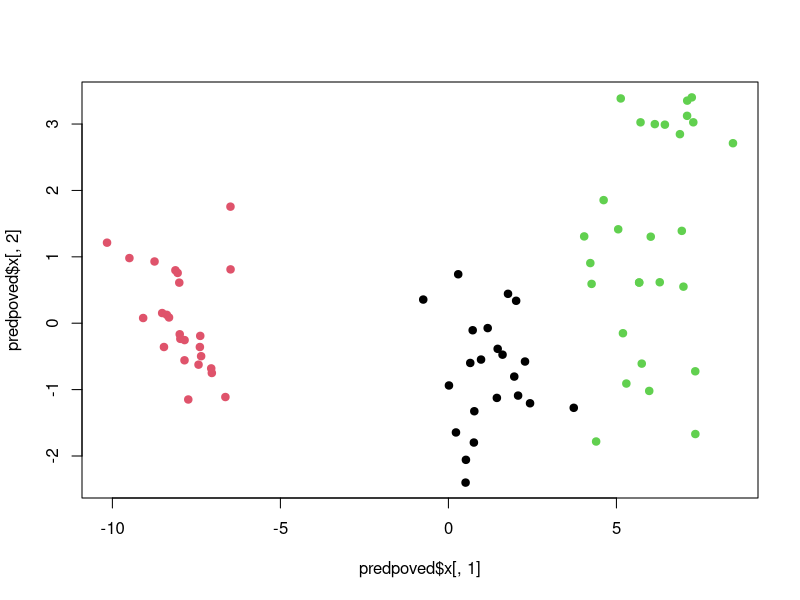
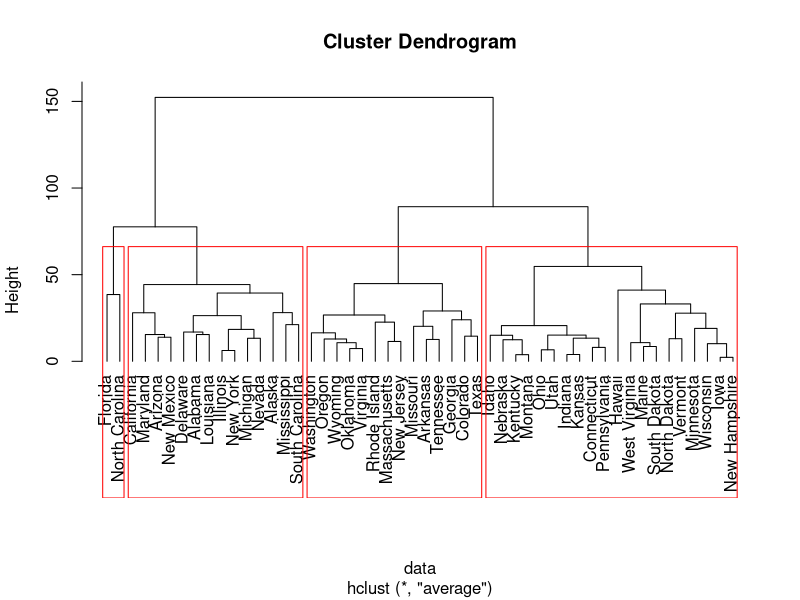
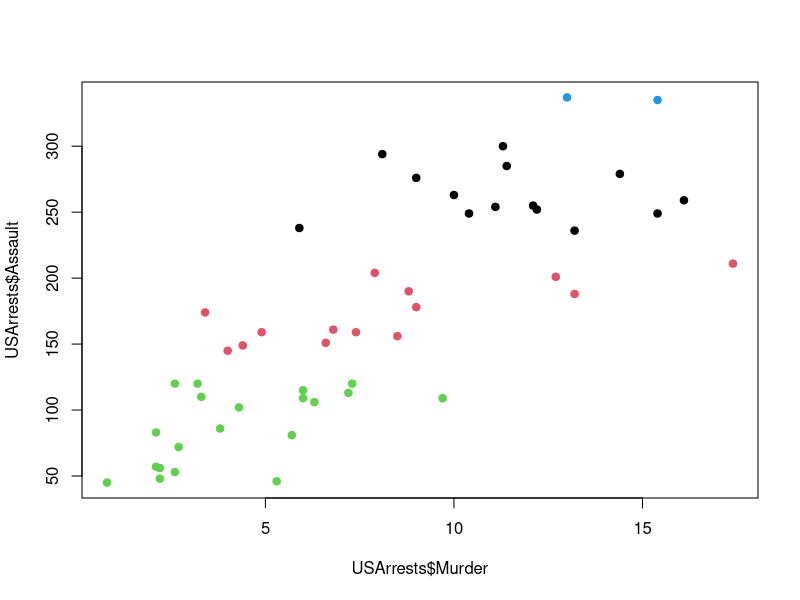
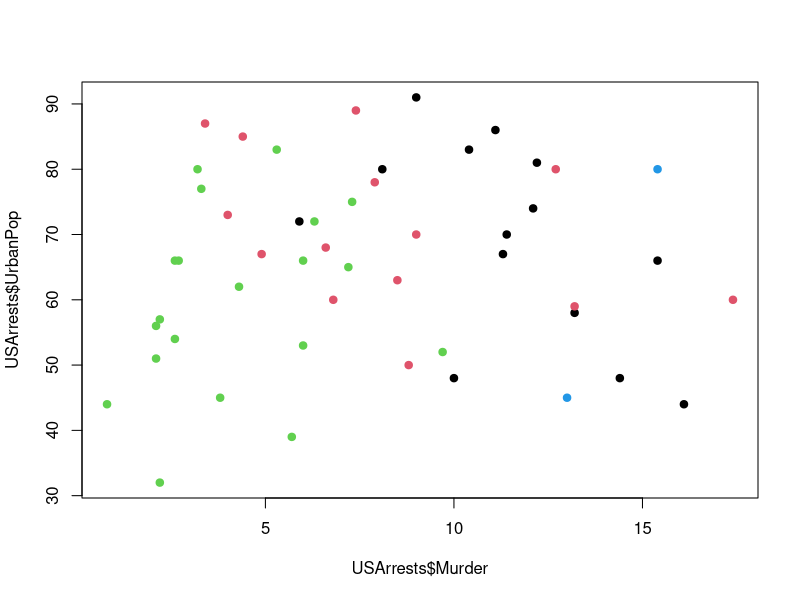
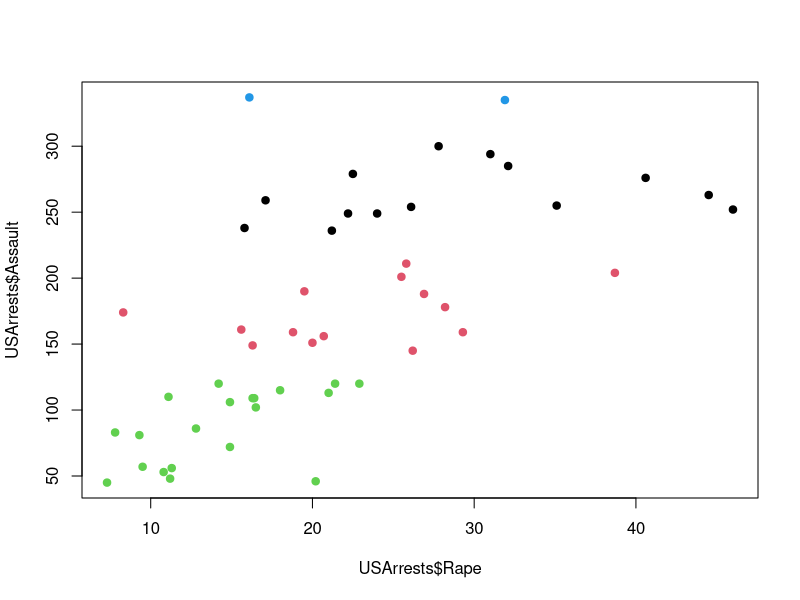
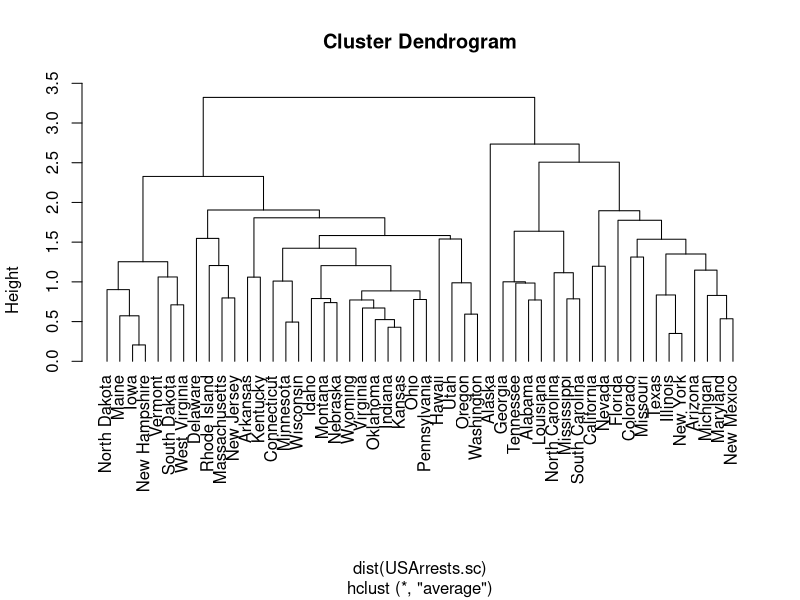
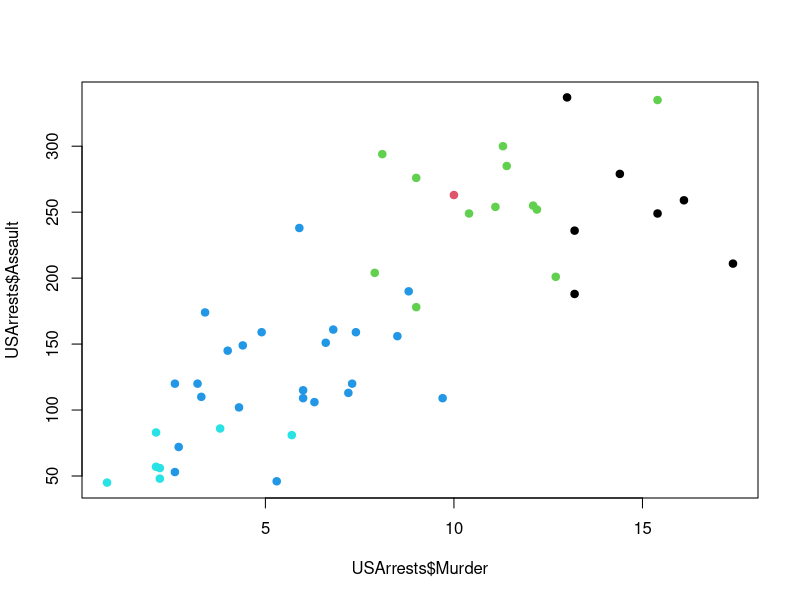
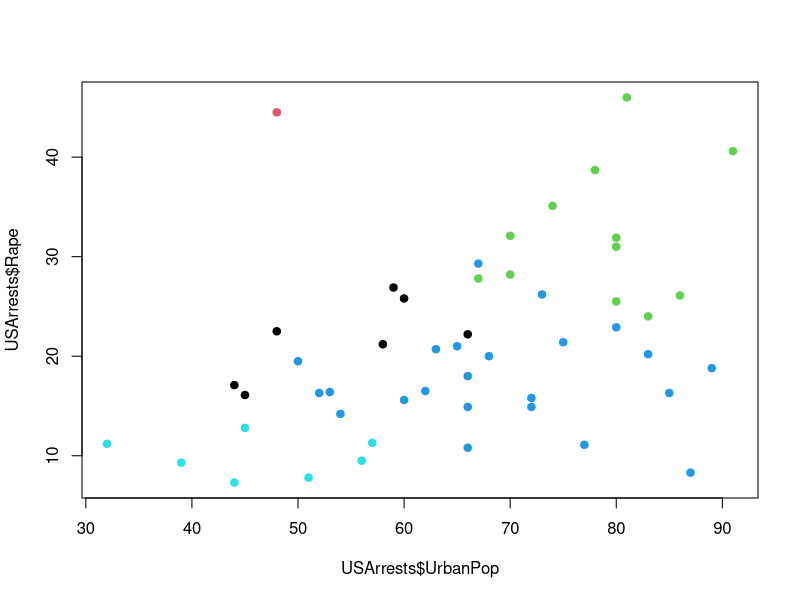

These charts were generated, in order, by the following R code:
# knihovna s nastroji mnohorozmerne statistiky
library(MASS)

## Diskriminacni analyza
iris <- iris3

df <- data.frame(rbind(iris[,,1],iris[,,2],iris[,,3]),Sp = rep(c("s","c","v"), rep(50,3)))
df
len <- length(df[,1])
len

# Train indexy - 50% z df
train_index <- sample(1:len,0.5*len)

# Počty jednotlivých skupin
table(df$Sp[train_index])

#Model lda
# Sp => závislá proměnná z df
# Sp ~ . <- značí že budou použity všechny prediktory
# df <- datový rámec
# prior <- apriorní pravděpodobnosti pro jedotlivé třídy
# subset <- index řádků k trénování modelu

model <- lda(Sp ~ ., df, prior=c(1,1,1)/3, subset = train_index)

predpoved <- predict(model, df[-train_index,])

predict(model, df[-train_index,])$x #<- vysledky diskriminačni funkci

predict(model, df[-train_index,])$posterior #<- Pst. pro zařazení do skupin

hat_skupiny <- predict(model, df[-train_index, ])$class #<- zařazené kupiny

# Klasifikačí tabulka -> validace 
table(df[-train_index,]$Sp,hat_skupiny)

error <- 3/75
accuracy = 1-error  
accuracy

# df pro vizualizaci
df_vystup <- cbind(df,hat_skupiny)
df_vystup

plot(predpoved$x[,1],predpoved$x[,2], pch=19, col=predpoved$class)
#-----------------------------------------------------

## Shlukova analyza

data <- USArrests
data

# Vypočíétám vzdálenosti jednotlivých proměnách
data <- dist(data)

hc <- hclust(data, "ave") #<- ave je metoda

# Dendogram
plot(hc, hang=-1) #<- hang -> prodlouží "nožičky"

# Cut ve stromu
seg <- cutree(hc,k=4)

# Zobrazeni skupin do dendogramu
rect.hclust(hc, k=4, border="red")

# Segmenty v datech
plot(USArrests$Murder,USArrests$Assault, col=seg, pch=19)
plot(USArrests$Murder,USArrests$UrbanPop, col=seg, pch=19)
plot(USArrests$Rape,USArrests$Assault, col=seg, pch=19)

#Škálování dat
USArrests.sc <- scale(USArrests)
hc.sc <- hclust(dist(USArrests.sc), "ave")
plot(hc.sc, hang = -1)
seg.sc<-cutree(hc.sc,k=5)

# Porovnání rozdělení
table(seg,seg.sc)

plot(USArrests$Murder,USArrests$Assault,col=seg.sc,pch=19)
plot(USArrests$UrbanPop,USArrests$Rape,col=seg.sc,pch=19)

# Vykreslení hlaních komponent
pc <-prcomp(USArrests.sc)$x
pc

cumsum(eigen(cor(USArrests.sc))$values/sum(eigen(cor(USArrests.sc))$values))
# => skupiny by měly být 2

# V praxi se casteji pouziva metoda complete linkage -> metoda
hc.sc2 <- hclust(dist(USArrests.sc))
plot(hc.sc2, hang = -1)
rect.hclust(hc.sc2, k=4, border="red")

seg.sc2<-cutree(hc.sc2,k=4)
table(seg,seg.sc2)
table(seg.sc,seg.sc2)

# Zakresleni aktualniho deleni do skupin
plot(USArrests$Murder,USArrests$Assault,col=seg.sc2,pch=19)
plot(USArrests$UrbanPop,USArrests$Rape,col=seg.sc2,pch=19)

# je mozne vysledne segmenty popsat pomoci puvodnich promennych
tapply(USArrests$Murder,as.factor(seg.sc2),mean)
tapply(USArrests$Assault,as.factor(seg.sc2),mean)
tapply(USArrests$UrbanPop,as.factor(seg.sc2),mean)
tapply(USArrests$Rape,as.factor(seg.sc2),mean)
# pro vybranou promennou spocita prumery za jednotlive shluky


#-----------------------------------------------------
###
#K-means clustering
require(graphics)

seg.km <- kmeans(USArrests.sc, 4)
table(seg.sc2,seg.km$cluster)

plot(USArrests$Murder,USArrests$Assault,col=seg.km$cluster,pch=19)
plot(USArrests$UrbanPop,USArrests$Rape,col=seg.km$cluster,pch=19)
plot(pc[,1],pc[,2],col=seg.km$cluster,pch=19)
seg.km$centers

#-----------------------------------------------------
### #K-means clustering - Crabs
data("crabs")
data <- crabs[,4:8] #manipulace s daty 4-8 sloupec
data

# Kmeans -4
crabs.km <- kmeans(data,4)

#Hierarchické clustering
crabs.hcl <- hclust(dist(data))

plot(crabs.hcl)
rect.hclust(crabs.hcl, k=4, border="red")

# mám rozdělení do 4 skupin
crabs.reg <- cutree(crabs.hcl, k=4)

table(crabs.reg,crabs.km$cluster)

## Analýza hlavních komponent
pca <- prcomp(data)
summary(pca) #tady lze vidět, že první komponenta vysvětluje 98%, takže stačí jedna proměnná

factanal(data, factors = 2)
cumsum(eigen(cor(data))$values/sum(eigen(cor(data))$values))

data_filtered <- data [,1] #<- vezmeme jenom jendu komponentu
cluster2<- kmeans(data_filtered, 2)
cluster3<-hclust(dist(data_filtered))
cl3.cut <- cutree(cluster3, k=2)

plot(cluster3)
rect.hclust(cluster3, k=2, border="red")

table(cl3.cut,cluster2$cluster)

####################################
#Druhý pokus:
data("crabs")

#Standardizace numerických proměnných
crabs_scaled <- scale(crabs[, 4:8])

#Hierarchické shlukování
hc_crabs <- hclust(dist(crabs_scaled), "ave")
plot(hc_crabs, hang = -1)

#K-means shlukování
km_crabs <- kmeans(crabs_scaled, centers = 3)  # Zvolíme 3 shluky jako příklad
plot(crabs_scaled[, 1], crabs_scaled[, 2], col = km_crabs$cluster, pch = 19)

#PCA
pca_crabs <- prcomp(crabs_scaled, scale = TRUE)
plot(pca_crabs$x[, 1], pca_crabs$x[, 2], col = km_crabs$cluster, pch = 19)

#-----------------------------------------------------

## Kanonicka korelace
#	korelace mezi dvema skupinami promennych
# pracujme s charakteristikami statu: osobni uspory, podil populace do 15 let,
#	podil populace nad 75 let, prijem na obyvatele, narust prijmu na obyvatele
# rozdelime promenne do skupin: populacni podily, ekonomicke charakteristiky
pop <- LifeCycleSavings[, 2:3]
oec <- LifeCycleSavings[, -(2:3)]
cancor(pop, oec)

#-----------------------------------------------------

## Korespondencni analyza
#########################
## Korespondencni analyza
#	zpusob, jak graficky znazornit vztah mezi dvema kategorickymi promennymi

library(ca)
data("author")
# prodej knih v knihkupectvich
fit<-ca(author)
print(fit)			# zakladni vystupy
# chi-kvadrat, inertia, souradnice
summary(fit) 		# dalsi vystupy
plot(fit) 			# zakladni graf
# body, ktere jsou k sobe blizko si jsou podobne
plot(fit, mass = TRUE, contrib = "absolute", map ="rowgreen", arrows = c(FALSE, TRUE)) 
# graf se sipkama

data(smoke)
# fiktivni data o koureni ve firme
fit2 <- ca(smoke)
plot(fit2)
# oddeleni SE kouri nejmene a JM naopak nejvice
summary(fit2)
